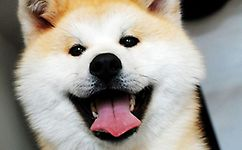
#> input picture 机器学习/回归/1.jpg, 242 x 150 px, found by its file name
$ python threshold.py
#> lines starting #> are read from the running program, lines starting #| are printed output that depends on the picture; after the words box and inside, x2 and y2 are one past the last pixel; in counts of white or black regions, pixels touching at a corner belong together
import cv2

img = cv2.imread("1.jpg")
#> img is the input picture: shape (150, 242, 3); mean B, G, R 147.5, 154.7, 160
gray = cv2.cvtColor(img, cv2.COLOR_BGR2GRAY)
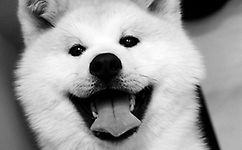
#> gray: shape (150, 242); min 0, max 255, mean 155.5
ret, binary = cv2.threshold(gray, 0, 255, cv2.THRESH_BINARY | cv2.THRESH_OTSU)
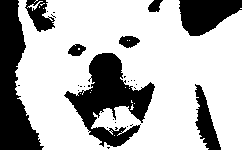
#> binary: shape (150, 242); 70.6% white; 30 black regions (22 under 20 px), largest, box (x1, y1, x2, y2) and area: (64, 53, 155, 147) 3698, (0, 0, 44, 150) 3573, (179, 0, 242, 36) 1587
#> ret = 125

cv2.imshow("gray",gray)
cv2.imshow('binary', binary)
cv2.waitKey(0)
